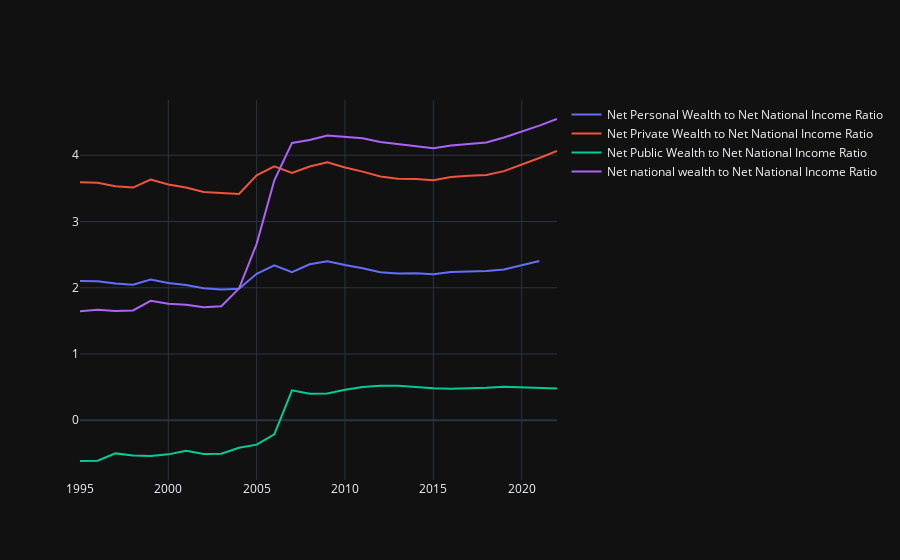

The notebook cell this image was saved under:
### Code cell
fig = go.Figure()

for name, data in wealth.groupby('shortname'):
    fig.add_trace(
        go.Scatter(
            x=data['year'],
            y=data['value'],
            name=name
        )
    )

fig.show()
